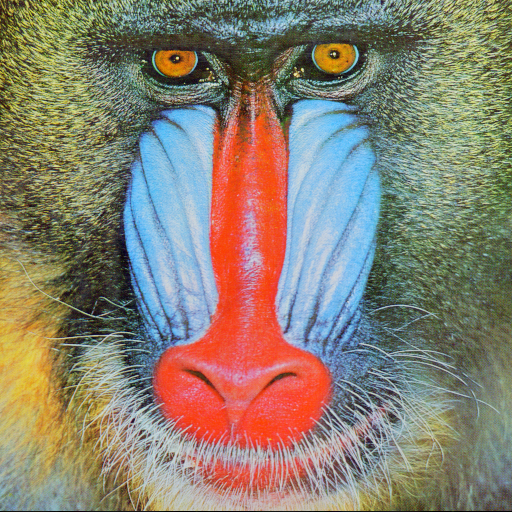
#> input picture trabalho2/trabalhaho2-ra204481/images/baboon.png, 512 x 512 px, found by its file name
$ python fftExample.py   (older library calls are emulated)
#> lines starting #> are read from the running program, lines starting #| are printed output that depends on the picture; after the words box and inside, x2 and y2 are one past the last pixel; in counts of white or black regions, pixels touching at a corner belong together
import cv2
import numpy as np
import matplotlib.pyplot as plt

# Read the image
image = cv2.imread('/home/pedrobastos/repositories/mc920/images/baboon.png', cv2.IMREAD_GRAYSCALE)
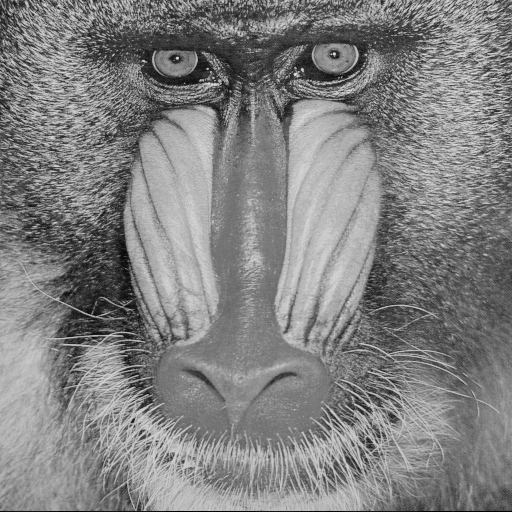
#> image: shape (512, 512); min 0, max 230, mean 129.1

# Convert the image to float32
image_float32 = np.float32(image)

# Apply FFT
dft = cv2.dft(image_float32, flags=cv2.DFT_COMPLEX_OUTPUT)

# Shift the zero frequency component to the center
dft_shift = np.fft.fftshift(dft)

# Compute the magnitude spectrum (logarithmic scale)
magnitude_spectrum = 20 * np.log(cv2.magnitude(dft_shift[:, :, 0], dft_shift[:, :, 1]))
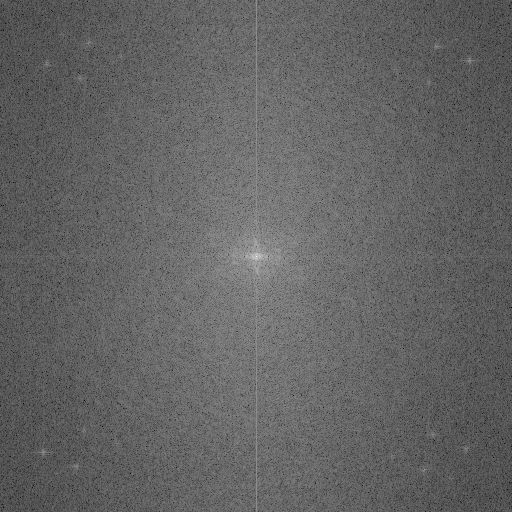
#> magnitude_spectrum: shape (512, 512) float32; min 67.74, max 346.7, mean 177; drawn with min black and max white

# [6 lines of commented-out code are left out]

print(image.shape)
#| (512, 512)
print(magnitude_spectrum)
#> (printed output is left out)

mask = np.ones((image.shape[0], image.shape[1], 1), dtype=np.uint8)
# Circle parameters
center = (int(image.shape[0]//2), int(image.shape[1]//2))  # Center of the circle (x, y)
#> center = (256, 256)
radius = 30  # Radius of the circle
color = 0 # 255  # Color of the circle (in BGR format)
thickness = -1  # Thickness of the circle (-1 fills the circle)
cv2.circle(mask, center, radius, color, thickness)
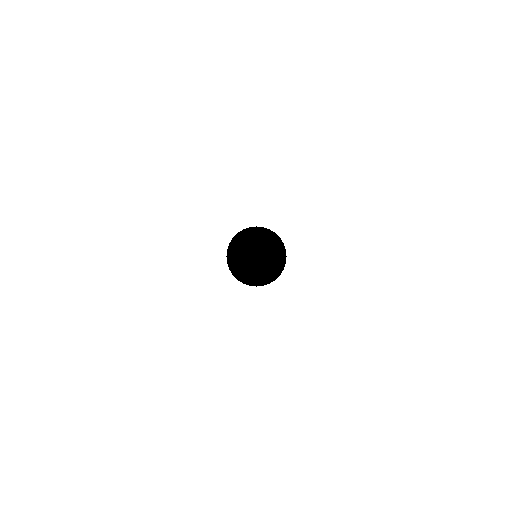
#> mask: shape (512, 512, 1); values 0 (black) and 1 (white), 98.9% white; 1 black region, box (x1, y1, x2, y2) and area: (226, 226, 287, 287) 2821

# [11 lines of commented-out code are left out]
print("dft_shift.shape -> ", dft_shift.shape)
#| dft_shift.shape ->  (512, 512, 2)
result = dft_shift * mask
print(result)
#> (printed output is left out)

# [6 lines of commented-out code are left out]

inverse_fft_shift = np.fft.ifftshift(result)
filtered_image = cv2.idft(inverse_fft_shift)
print("filtered_image.shape -> ", filtered_image.shape)
#| filtered_image.shape ->  (512, 512, 2)

# Compute the magnitude spectrum of the filtered image
# filtered_magnitude_spectrum = cv2.magnitude(filtered_image[:, :, 0], filtered_image[:, :, 1])

# filtered_image_real = cv2.normalize(cv2.magnitude(filtered_image[:, :, 0], filtered_image[:, :, 1]), None, alpha=0, beta=255, norm_type=cv2.NORM_MINMAX, dtype=cv2.CV_8U)
filtered_image_real = cv2.normalize(filtered_image[:, :, 0], None, 0, 255, cv2.NORM_MINMAX, dtype=cv2.CV_8U)
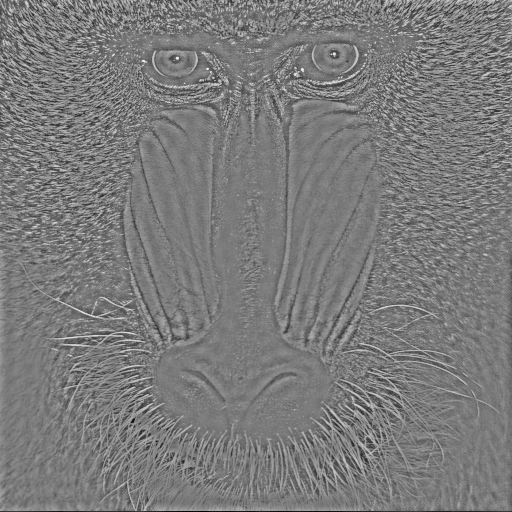
#> filtered_image_real: shape (512, 512); min 0, max 255, mean 123

# Display the original and the filtered image
plt.subplot(121), plt.imshow(image, cmap='gray')
plt.title('Input Image'), plt.xticks([]), plt.yticks([])
plt.subplot(122), plt.imshow(filtered_image_real, cmap='gray')
plt.title('Filtered image'), plt.xticks([]), plt.yticks([])
plt.show()

$ run again, with trabalho2/trabalhaho2-ra204481/images/peppers.png copied over trabalho2/trabalhaho2-ra204481/images/baboon.png
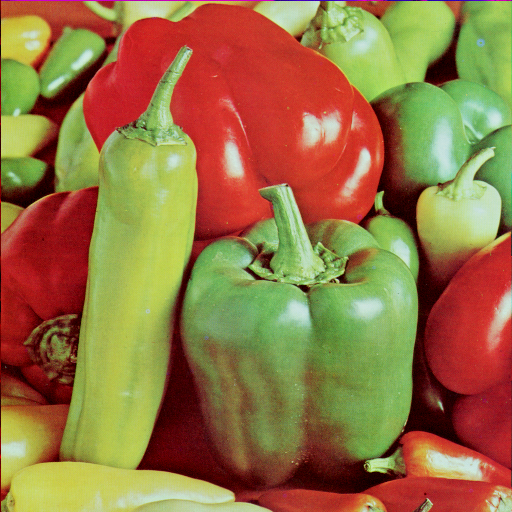
#> input picture trabalho2/trabalhaho2-ra204481/images/peppers.png, 512 x 512 px, found by its file name
#> `magnitude_spectrum = 20 * np.log(cv2.magnitude(dft_shift[:, :, 0], dft..`:
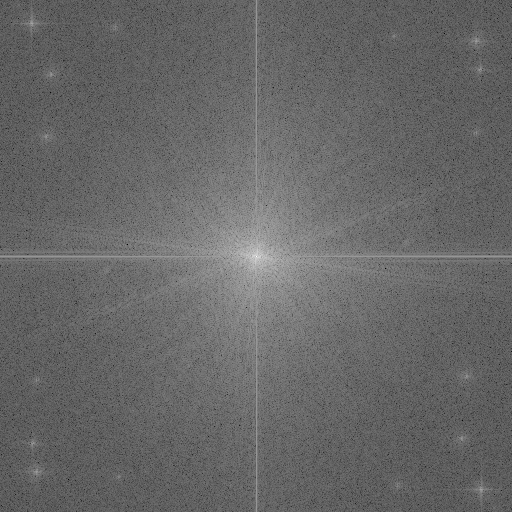
#> magnitude_spectrum: shape (512, 512) float32; min 27.17, max 345.2, mean 156.5; drawn with min black and max white
#| (512, 512)
#> (printed output is left out)
#> mask: shape (512, 512, 1); values 0 (black) and 1 (white), 98.9% white; 1 black region, box (x1, y1, x2, y2) and area: (226, 226, 287, 287) 2821
#| dft_shift.shape ->  (512, 512, 2)
#> (printed output is left out)
#| filtered_image.shape ->  (512, 512, 2)
#> `filtered_image_real = cv2.normalize(filtered_image[:, :, 0], None, 0, ..`:
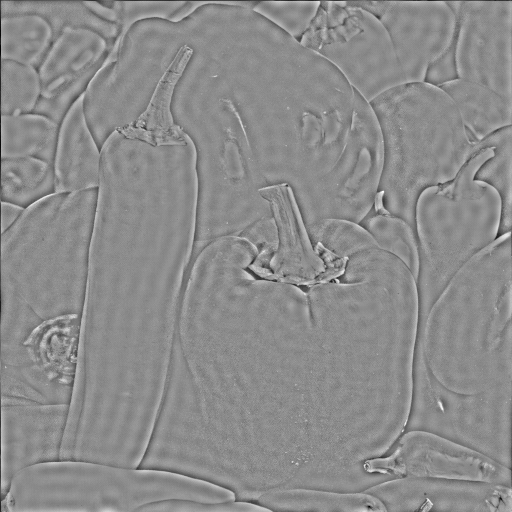
#> filtered_image_real: shape (512, 512); min 0, max 255, mean 139.9
